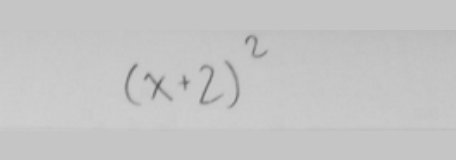
#> input picture data/testing_toy/004.png, 456 x 160 px
$ python clip_brighten.py
#> lines starting #> are read from the running program, lines starting #| are printed output that depends on the picture; after the words box and inside, x2 and y2 are one past the last pixel; in counts of white or black regions, pixels touching at a corner belong together
import numpy as np
import cv2
import glob
import os

from PIL import Image, ImageDraw
import PIL.ImageOps

# for i in range(0,10):
name = "./data/testing_toy/004.png"
im = cv2.imread(name)
#> im is the input picture: shape (160, 456, 3); min 91, max 207, mean 197.2
head, tail = os.path.split(name)
# convert the image into white and black image
im = cv2.bitwise_not(im)
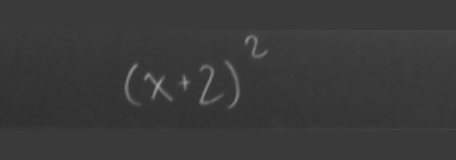
#> im: shape (160, 456, 3); min 48, max 164, mean 57.8

# set the morphology kernel size, the number in tuple is the bold pixel size
kernel = np.ones((2,2),np.uint8)
im = cv2.morphologyEx(im, cv2.MORPH_CLOSE, kernel)

kernel = np.ones((2,2),np.uint8)
# convert the image into white and black image
a = 70
im[im >=a] = 255
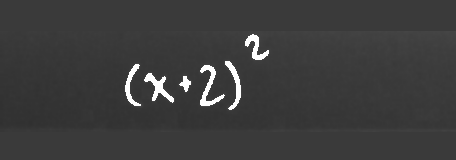
#> im: shape (160, 456, 3); min 48, max 255, mean 61
im[im < a] = 0
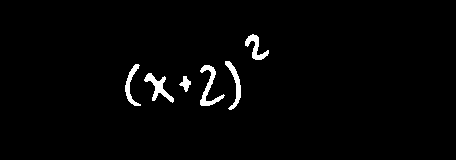
#> im: shape (160, 456, 3); 2% white; 6 white regions, box (x1, y1, x2, y2) and area: (200, 65, 225, 106) 328, (144, 73, 174, 103) 307, (225, 61, 241, 110) 261, (245, 34, 269, 60) 242, (125, 64, 141, 106) 224, (179, 76, 191, 92) 97

# make a tmpelate image for next crop
image = Image.fromarray(im)
image.save("./test_toy_res/" + os.path.splitext(tail)[0] +".png")

$ run again, with data/testing_toy/001.png copied over data/testing_toy/004.png
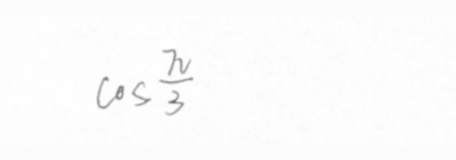
#> input picture data/testing_toy/001.png, 456 x 160 px
#> im is the input picture: shape (160, 456, 3); min 115, max 255, mean 251.8
#> `im[im >=a] = 255`:
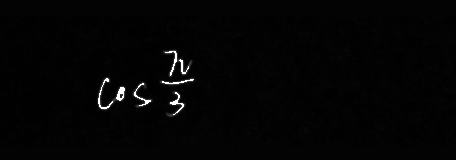
#> im: shape (160, 456, 3); min 0, max 255, mean 4.2
#> `im[im < a] = 0`:
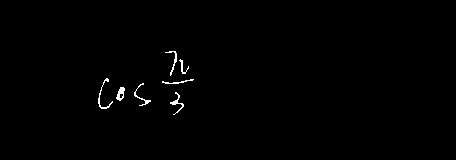
#> im: shape (160, 456, 3); 0.61% white in thin lines or dots, all inside (x1, y1, x2, y2) = (98, 51, 194, 115)

$ run again, with data/testing_toy/0017.png copied over data/testing_toy/004.png
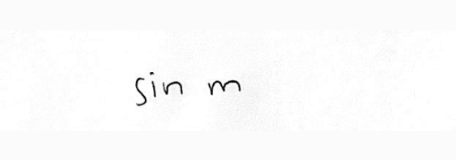
#> input picture data/testing_toy/0017.png, 456 x 160 px
#> im is the input picture: shape (160, 456, 3); min 5, max 255, mean 251.3
#> `im = cv2.bitwise_not(im)`:
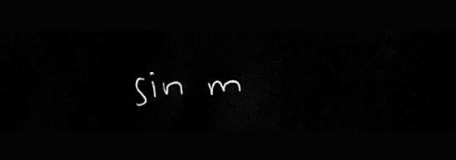
#> im: shape (160, 456, 3); min 0, max 250, mean 3.7
#> `im[im >=a] = 255`:
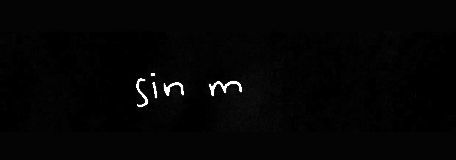
#> im: shape (160, 456, 3); min 0, max 255, mean 4.4
